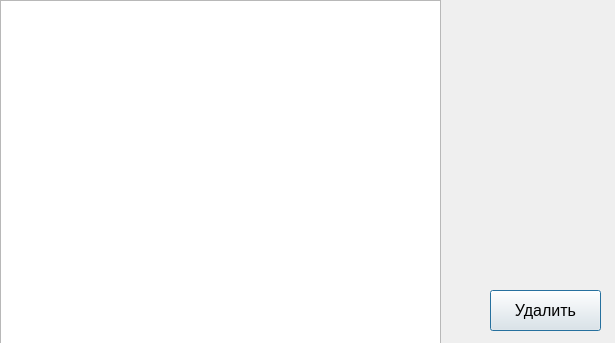
<?xml version="1.0" encoding="UTF-8"?>
<ui version="4.0">
 <class>d_deleteNodeWindow</class>
 <widget class="QDialog" name="d_deleteNodeWindow">
  <property name="geometry">
   <rect>
    <x>0</x>
    <y>0</y>
    <width>615</width>
    <height>343</height>
   </rect>
  </property>
  <property name="windowTitle">
   <string>Dialog</string>
  </property>
  <widget class="QTableView" name="tv_nodeList">
   <property name="geometry">
    <rect>
     <x>0</x>
     <y>0</y>
     <width>441</width>
     <height>351</height>
    </rect>
   </property>
  </widget>
  <widget class="QPushButton" name="pb_deleteNode">
   <property name="geometry">
    <rect>
     <x>490</x>
     <y>290</y>
     <width>111</width>
     <height>41</height>
    </rect>
   </property>
   <property name="font">
    <font>
     <pointsize>12</pointsize>
    </font>
   </property>
   <property name="text">
    <string>Удалить</string>
   </property>
  </widget>
 </widget>
 <resources/>
 <connections/>
</ui>
